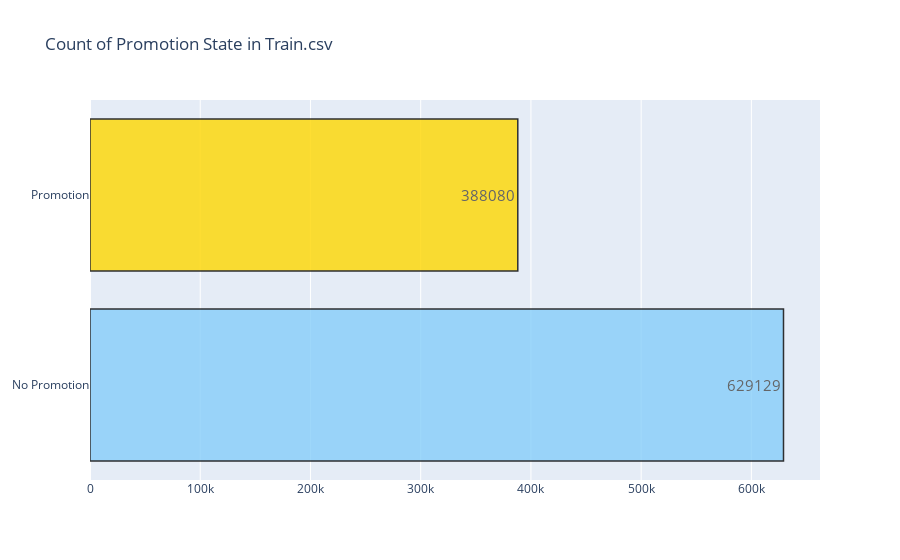

The code cell stored with this chart in its notebook:
### Markdown cell above
### 1.2.2 Promotion Visualization (since Promo2 appeared in store.csv, we're going to see the detail distribution of promo status in train data)

### Code cell
#Generate promotion status distribution
# 2 datasets
P = train[(train['Promo'] != 0)]
NP = train[(train['Promo'] == 0)]

#------------COUNT-----------------------
def promotion_count():
    trace = go.Bar( x = train['Promo'].value_counts().values.tolist(), 
                    y = ['No Promotion','Promotion' ], 
                    orientation = 'h', 
                    text=train['Promo'].value_counts().values.tolist(), 
                    textfont=dict(size=15),
                    textposition = 'auto',
                    opacity = 0.8,marker=dict(
                    color=['lightskyblue', 'gold'],
                    line=dict(color='#000000',width=1.5)))

    layout = dict(title =  'Count of Promotion State in Train.csv')

    fig = dict(data = [trace], layout=layout)
    py.iplot(fig)
    
    
promotion_count()

### Figure 1 — Plotly figure (JSON) as saved in the notebook; plotly's stock layout.template omitted (floating-point values rounded to 4 significant figures)
{"data": [{"marker": {"color": ["lightskyblue", "gold"], "line": {"color": "#000000", "width": 1.5}}, "opacity": 0.8, "orientation": "h", "text": ["629129", "388080"], "textfont": {"size": 15}, "textposition": "auto", "type": "bar", "x": [629129, 388080], "y": ["No Promotion", "Promotion"]}], "layout": {"title": {"text": "Count of Promotion State in Train.csv"}}}
